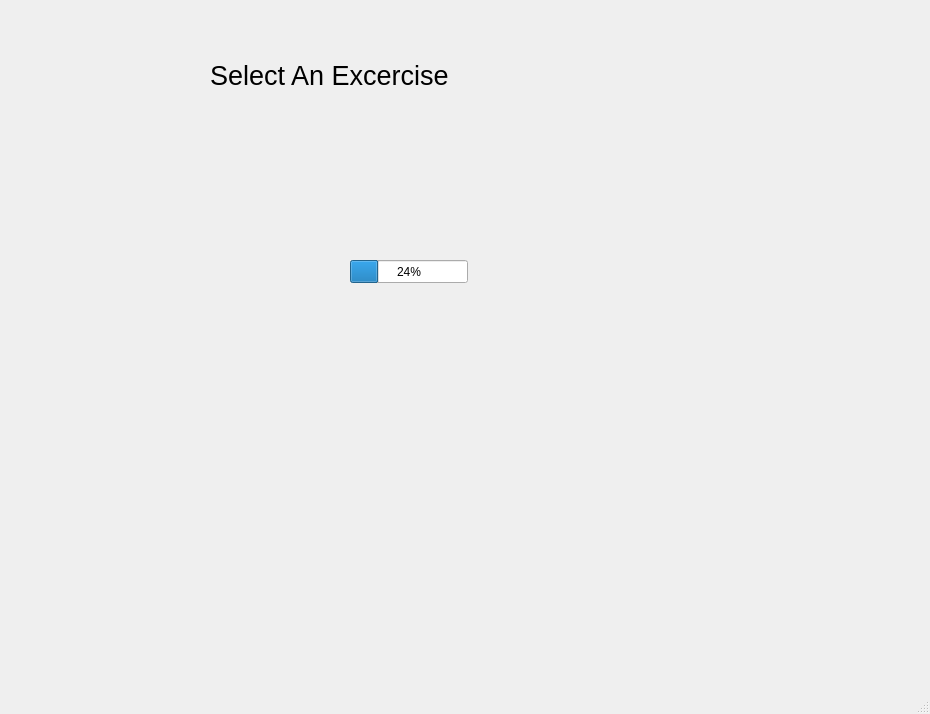
<?xml version="1.0" encoding="UTF-8"?>
<ui version="4.0">
 <class>MainWindow</class>
 <widget class="QMainWindow" name="MainWindow">
  <property name="geometry">
   <rect>
    <x>0</x>
    <y>0</y>
    <width>930</width>
    <height>714</height>
   </rect>
  </property>
  <property name="windowTitle">
   <string>AI_Fitness_App</string>
  </property>
  <property name="autoFillBackground">
   <bool>true</bool>
  </property>
  <widget class="QWidget" name="centralwidget">
   <widget class="QProgressBar" name="RepProgress">
    <property name="geometry">
     <rect>
      <x>350</x>
      <y>260</y>
      <width>118</width>
      <height>23</height>
     </rect>
    </property>
    <property name="mouseTracking">
     <bool>true</bool>
    </property>
    <property name="value">
     <number>24</number>
    </property>
   </widget>
   <widget class="QLabel" name="label">
    <property name="geometry">
     <rect>
      <x>210</x>
      <y>50</y>
      <width>311</width>
      <height>51</height>
     </rect>
    </property>
    <property name="font">
     <font>
      <family>MS UI Gothic</family>
      <pointsize>20</pointsize>
     </font>
    </property>
    <property name="text">
     <string>Select An Excercise</string>
    </property>
   </widget>
  </widget>
  <widget class="QMenuBar" name="menubar">
   <property name="geometry">
    <rect>
     <x>0</x>
     <y>0</y>
     <width>930</width>
     <height>26</height>
    </rect>
   </property>
  </widget>
  <widget class="QStatusBar" name="statusbar"/>
 </widget>
 <resources/>
 <connections/>
</ui>
